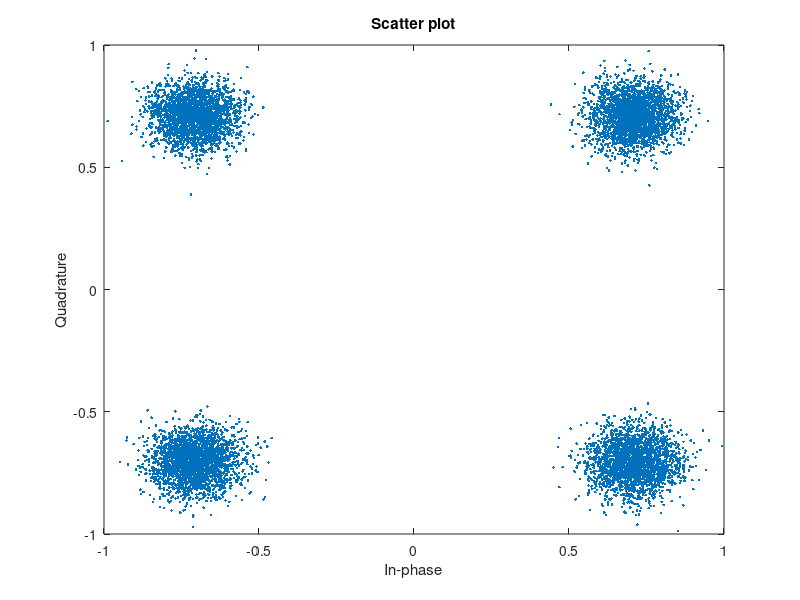

Write the MATLAB code that produced this figure. (Note: this script raises an error after producing the figure.)
close all;

N=512;
delta_c = 31.250e3; % subcarrier_spacing in Hz
prefix_redundancy = 0.0655; % 6.55%

% random QPSK data symbols to modulate with OFDM
rng(2025);                                  % Set seed for reproducibility
M = 4;
dataSymbols = randi([0 M-1], 10000, 1);     % Generate 10000 random QPSK symbols (0, 1, 2, 3)
txSig = pskmod(dataSymbols, M, pi/M);        % QPSK modulation
scatterplot(awgn(txSig,20))

OF = 2;
Lc = round(prefix_redundancy * N);

data = txSig.';
[x, u, w] = OFDMmod(data, N, Lc, OF);

Fs = OF * N * delta_c;       % frecuencia de muestreo tras oversampling y filtro

figure;
pwelch(x, 512, [], 512, Fs);

figure;
pwelch(x, 512, [], 512, Fs, 'centered')

%% With same X and Y axis
[Px, f] = pwelch(x, 512, [], 512, Fs, 'centered');
[Pu, f2] = pwelch(sqrt(OF)*u, 512, [], 512, Fs, 'centered');
figure;
plot(f, 10*log10(Px)); hold on;
plot(f2, 10*log10(Pu));
grid on;

xlabel('Frequency (Hz)');
ylabel('Power/frequency (dB/Hz)');
legend('PSD of x', 'PSD of sqrt(OF)*u');
title('PSD comparison on the same axis');

P = 150;
gtx = srrc(0, P, OF);
figure;
freqz(gtx, 1, 2048, Fs);
grid on;